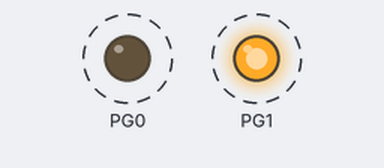
Simulated run of this program. Board: ATmega128, CodeVisionAVR source translated, built with avr-gcc and emulated at 16 MHz. On the bench: output pins drawn as LEDs (lit = HIGH). Dashed ring = blinking.

Above: at 0.1 s.
Timing chart, 0 to 3.0 s (numbered marks = the images above):
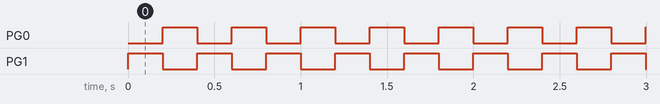

The program:

bluetooth_uart.c
```c
/*
 * bluetooth_uart.c
 *
 * Created: 2019-01-25 PM 4:54:21
 * Author: ryo
 * Module: Bluetooth Module HC-06(https://www.olimex.com/Products/Components/RF/BLUETOOTH-SERIAL-HC-06/resources/hc06.pdf)
 */

#include <mega128.h>
#include <stdint.h>
#include <stdio.h>
#include <delay.h>

#define _ALTERNATE_PUTCHAR_
void putchar(char c){while(!(UCSR0A&(1<<UDRE0)));UDR0=c;}

#define BAUD 38400UL                            // Unsigned Long
#define F_CPU 16000000UL
void uart0_init(void)
{
    uint16_t UBRR_VALUE = (F_CPU / (BAUD * 16UL)) - 1;

    UCSR0A = 0x00;                              // Initialize
    UCSR0B = 0x00;                              // Disable while setting baud rate
    UCSR0C = (1 << UCSZ01) | (1 << UCSZ00);     // Asynchronous
                                                // Parity:          Disabled
                                                // Character Size:  8 bit
                                                // Stop Bit:        1 bit
    UBRR0H = (uint8_t)(UBRR_VALUE >> 8);
    UBRR0L = (uint8_t)(UBRR_VALUE);
    UCSR0B = (1 << TXEN0) | (1 << RXEN0);       // Enable UART Tx
}

void main(void)
{
    DDRG = 0x03;                                // LED Test Code
    PORTG = 0x01;

    uart0_init();

    while (1)
    {
        PORTG ^= 0x03;
        delay_ms(200);
    }
}
```

Measured:
- by itself, PG0, PG1: alternates HIGH for 0.20 s and LOW for 0.20 s
